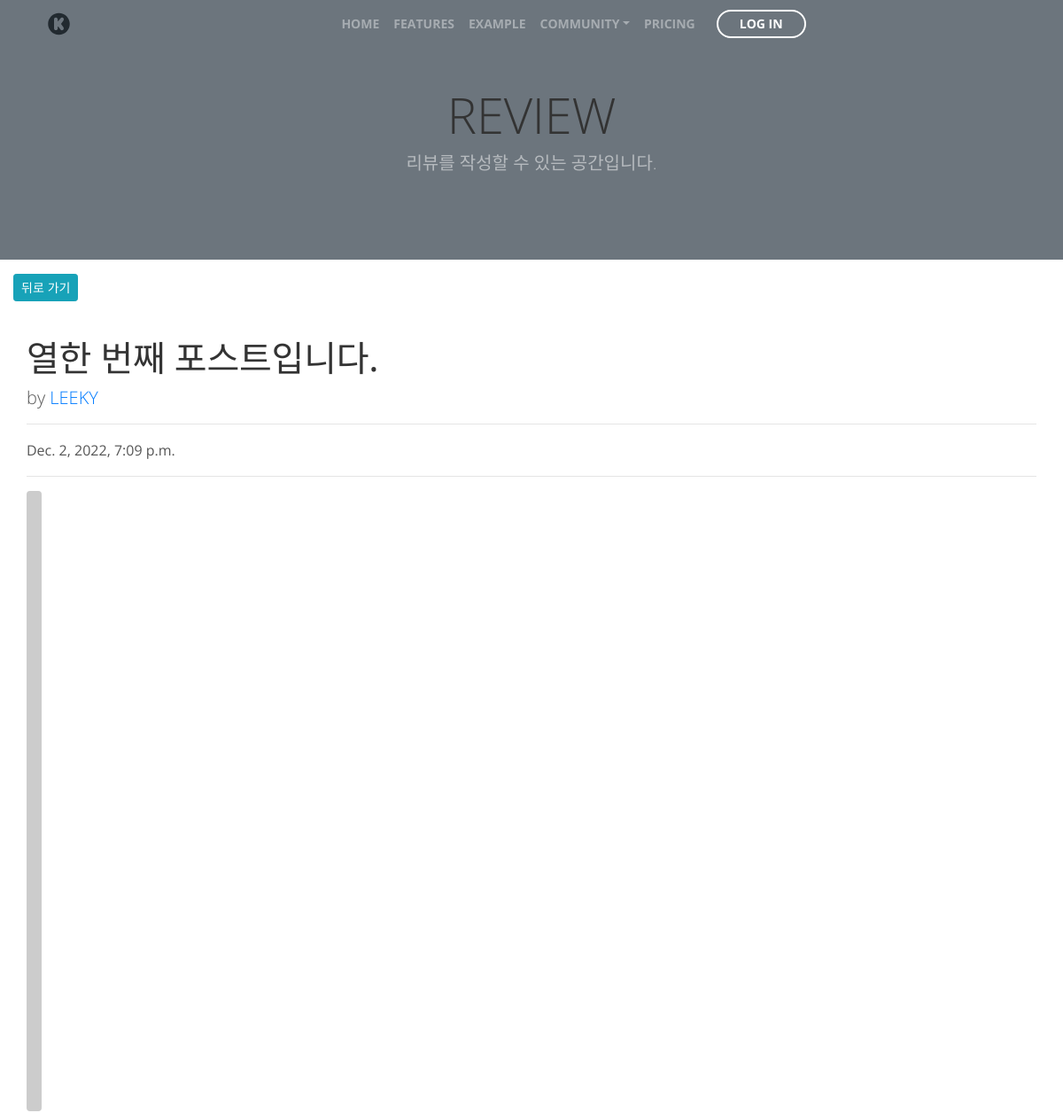
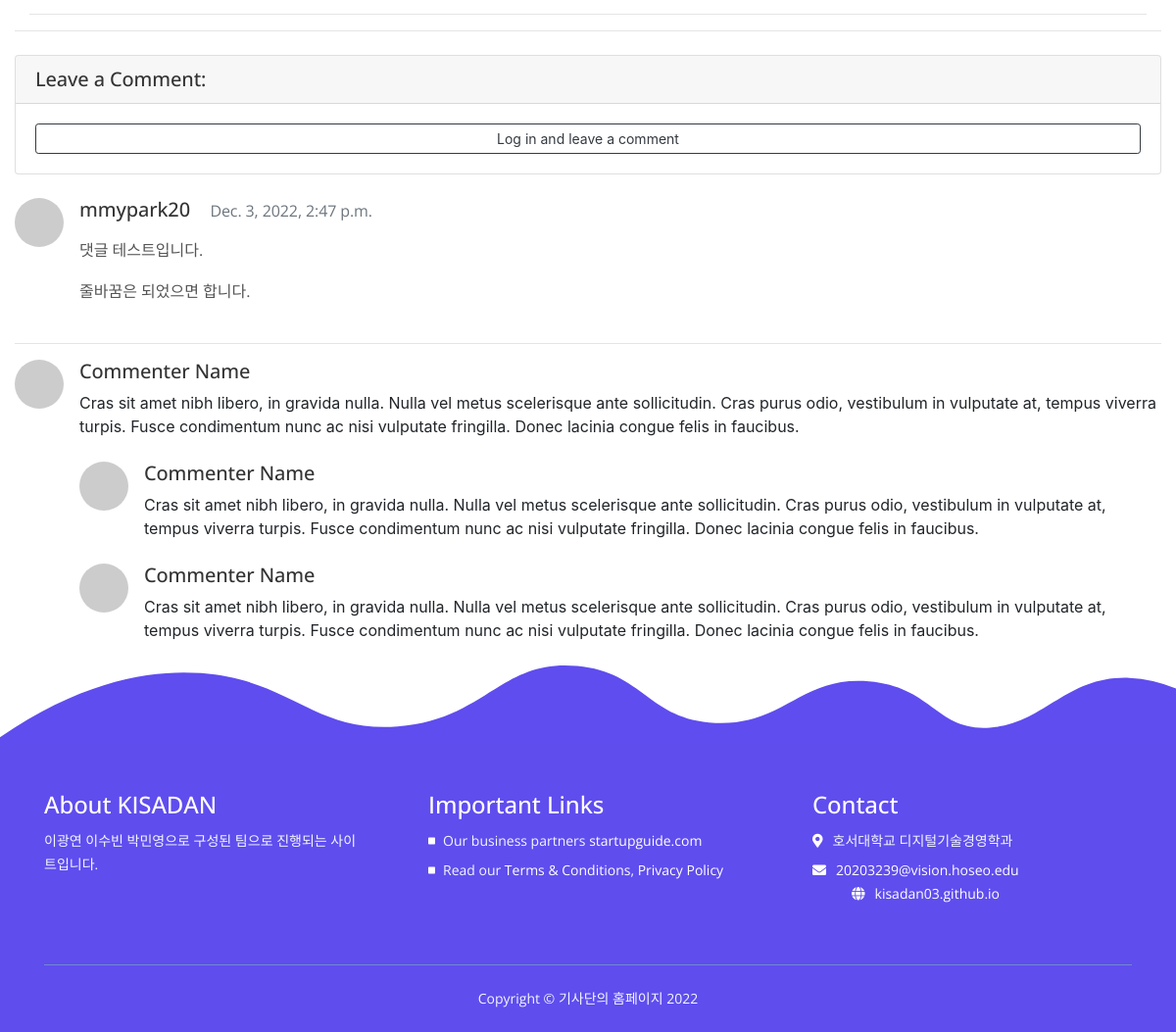
The app's page /review/17/ with its own data (2 pictures, top to bottom).
### blog/models.py (models this page shows, shortened)
class Post(models.Model):
    title = models.CharField(max_length=30)
    content = MarkdownxField()
    head_image = models.ImageField(upload_to='blog/images/%Y/%m/%d/', blank=True)
    file_upload = models.FileField(upload_to='blog/files/%Y/%m/%d/', blank=True)
    created_at = models.DateTimeField(auto_now_add=True)
    updated_at = models.DateTimeField(auto_now=True)
    author = models.ForeignKey(User, on_delete=models.CASCADE)
    def get_content_markdown(self):
        return markdown(self.content)

class Comment(models.Model):
    post = models.ForeignKey(Post, on_delete=models.CASCADE)
    author = models.ForeignKey(User, on_delete=models.CASCADE)
    content = models.TextField()
    created_at = models.DateTimeField(auto_now_add=True)
    updated_at = models.DateTimeField(auto_now=True)

### blog/views.py (the view)
# urls.py: path('<int:pk>/', views.PostDetail.as_view()),
class PostDetail(DetailView):
    model = Post
    def get_context_data(self, **kwargs):
        context = super(PostDetail, self).get_context_data()
        context['comment_form'] = CommentForm
        return context

### blog/templates/blog/post_detail.html (shortened to what this page needs)
      {% extends 'blog/base.html' %}
      {% load crispy_forms_tags %}
      {% block main_area %}
      <div id="post-area">
      <div class="col-lg-12">
        <div class="py-3 row">
      <a class="btn btn-info btn-sm float-right" href="/review/" role="button">뒤로 가기</a></div>
        <h1 class="mt-4">{{ post.title }}</h1>
        <p class="lead">
          by
          <a href="#">{{ post.author | upper }}</a>
        </p>
        <hr>
        <p>{{ post.created_at }}</p>
        <hr>
        {% if post.head_image %}
        <img class="img-fluid rounded" src="{{ post.head_image.url }}" alt="{{ post.title }} head_image">
        {% else %}
        <img class="img-fluid rounded" src="https://picsum.photos/seed/{{ post.id }}/700/500" alt="random_image">
        {% endif %}
        <hr>
      </div>
        <div id="comment-area">
        <hr>
        <div class="card my-4">
          <h5 class="card-header">Leave a Comment:</h5>
          <div class="card-body">
            {% if user.is_authenticated %}
            <form id="comment-form" method="POST" action="{{ post.get_absolute_url }} new_comment/">
                {% csrf_token %}
              <div class="form-group">
                {{ comment_form | crispy }}
              </div>
              <button type="submit" class="btn btn-primary">Submit</button>
            </form>
            {% else %}
                 <a role="button" class="btn btn-outline-dark btn-block btn-sm" href="/sign_up">
                   Log in and leave a comment</a>
            {% endif %}
          </div>
        </div>
        {% if post.comment_set.exists %}
            {% for comment in post.comment_set.iterator %}
        <div class="media mb-4" id="comment-{{ comment.pk }}">
          <img class="d-flex mr-3 rounded-circle" src="https://via.placeholder.com/50x50" alt="">
          <div class="media-body">
            <h5 class="mt-0">{{ comment.author.username }} &nbsp;&nbsp; <small class="text-muted">{{ comment.created_at }}</small></h5>
            <p>{{ comment.content | linebreaks }}</p>
          </div>
        </div>
             {% endfor %}
        {% endif %}
        <hr/>
        <div class="media mb-4">
          <img class="d-flex mr-3 rounded-circle" src="https://via.placeholder.com/50x50" alt="">
          <div class="media-body">
            <h5 class="mt-0">Commenter Name</h5>
            Cras sit amet nibh libero, in gravida nulla. Nulla vel metus scelerisque ante sollicitudin. Cras purus odio, vestibulum in vulputate at, tempus viverra turpis. Fusce condimentum nunc ac nisi vulputate fringilla. Donec lacinia congue felis in faucibus.
            <div class="media mt-4">
              <img class="d-flex mr-3 rounded-circle" src="https://via.placeholder.com/50x50" alt="">
              <div class="media-body">
                <h5 class="mt-0">Commenter Name</h5>
                Cras sit amet nibh libero, in gravida nulla. Nulla vel metus scelerisque ante sollicitudin. Cras purus odio, vestibulum in vulputate at, tempus viverra turpis. Fusce condimentum nunc ac nisi vulputate fringilla. Donec lacinia congue felis in faucibus.
              </div>
            </div>
            <div class="media mt-4">
              <img class="d-flex mr-3 rounded-circle" src="https://via.placeholder.com/50x50" alt="">
              <div class="media-body">
                <h5 class="mt-0">Commenter Name</h5>
                Cras sit amet nibh libero, in gravida nulla. Nulla vel metus scelerisque ante sollicitudin. Cras purus odio, vestibulum in vulputate at, tempus viverra turpis. Fusce condimentum nunc ac nisi vulputate fringilla. Donec lacinia congue felis in faucibus.
              </div>
            </div>
          </div>
        </div>
      </div>
      </div>
      {% endblock %}

### blog/static/blog/css/styles.css (style rules this page uses)
body, html { width: 100%; height: 100%; }
body, p { color: #555; font: 400 1rem/1.625rem "Open Sans", sans-serif;; }
h1 { color: #333; font: 700 2.5rem/3.125rem "Open Sans", sans-serif; letter-spacing: -0.2px; }
h5 { color: #333; font: 700 1.125rem/1.5rem "Open Sans", sans-serif; letter-spacing: -0.1px; }
a { color: #555; text-decoration: underline; }

### records on screen
Post: title "열한 번째 포스트입니다.", author "LEEKY", created_at "Dec. 2, 2022, 7:09 p.m."
Comment: author.username "mmypark20", created_at "Dec. 3, 2022, 2:47 p.m.", content "댓글 테스트입니다. 줄바꿈은 되었으면 합니다."
